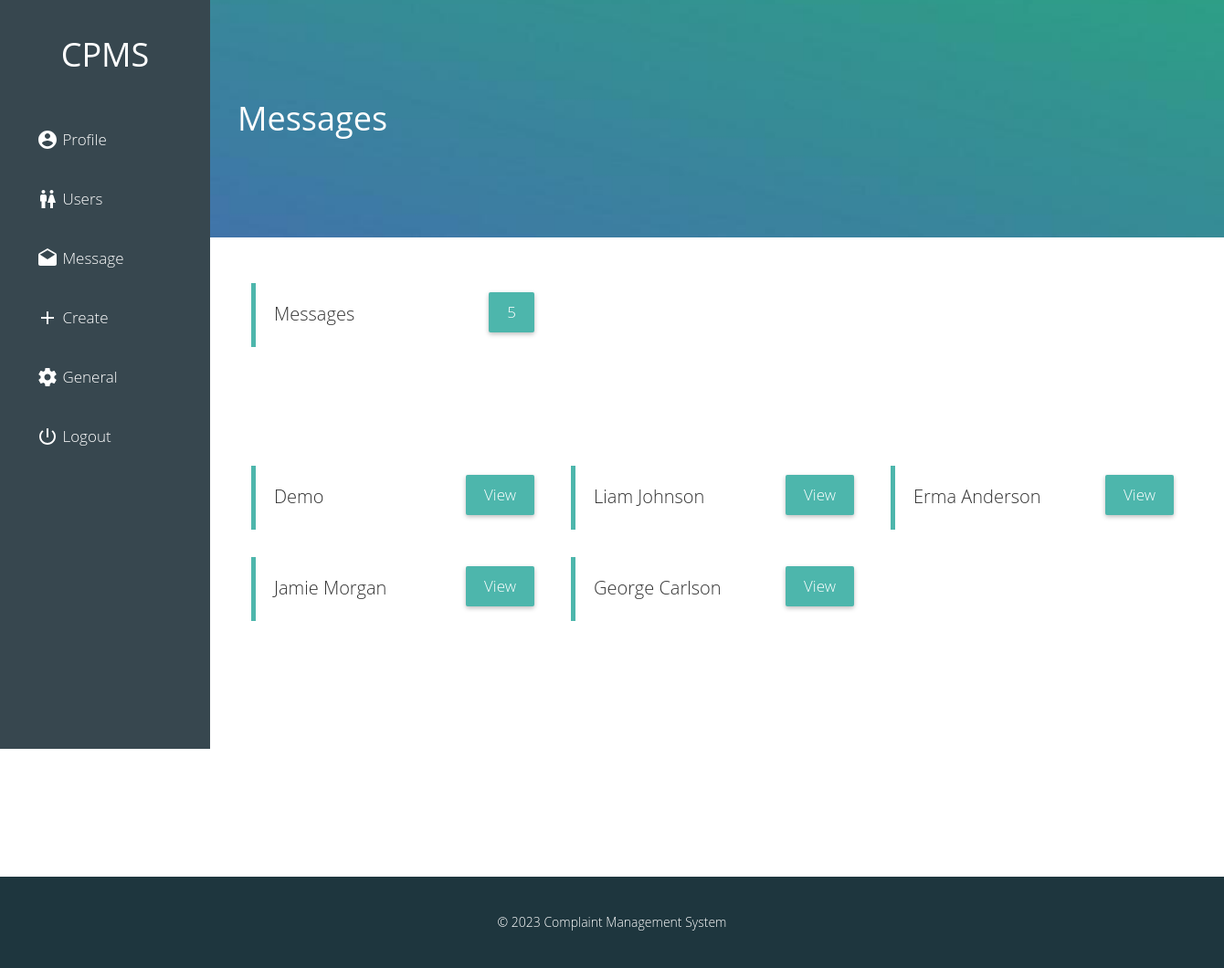
/admin/message.php (signed in), run on the app's committed database.
### tables this page shows
CREATE TABLE `cmp_log` (
  `id` int(11) NOT NULL,
  `user_id` int(3) NOT NULL,
  `name` varchar(50) NOT NULL,
  `username` varchar(50) NOT NULL,
  `email` varchar(80) NOT NULL,
  `phone no` varchar(10) NOT NULL,
  `subject` varchar(150) NOT NULL,
  `complain` varchar(300) NOT NULL,
  `ref_no` int(100) NOT NULL
);

### core/config.php (called while the page is built, shortened)
<?php
$web_name = "Complaint Management System";
?>

### admin/message.php (the view, shortened to what this page needs)
<?php
  require '../core/config.php';
 ?>
<!DOCTYPE html>
<html>
  <head>
    <link rel="stylesheet" href="../files/css/bootstrap.css">
    <link rel="stylesheet" href="../files/css/custom.css">
  </head>
  <body>
  <?php require 'nav.php'; ?>
  <div class="animated fadeIn">
  <div class="cover main">
    <h1>Messages</h1>
  </div>
    <div class="div">
        <div class="col-lg-12 ">
          <?php $result = mysql_query("SELECT * FROM `cmp_log`");
            $num_rows = mysql_num_rows($result);
            ?>
              <div class='admin-data'>
                Messages
                <span class='button view' href=''><?php echo "$num_rows";?></a>
              </div>
              <br><br><br><br>
              <br><br>
              <br>
              <br><br>
          <?php
            while($data=mysql_fetch_array($result)) {
            echo"<div class='admin-data'>";
            echo $data['name'];
            echo "<a class='button view' href='message-view.php?id=$data[id]'>View</a>";
            echo "</div>";
          }
          ?>
          <br><br><br><br><br><br><br><br><br><br><br><br>
        </div>
      </div>
  </div>
      <footer>
      <br><br>&copy <?php echo date("Y"); ?> <?php echo $web_name; ?>
      </footer>
  </body>
</html>

### files/css/custom.css (style rules this page uses)
body { font-family:"Gotham A", Gotham, "Gotham SSm A", "Gotham SSm B", "Gotham SSm", "Proxima Nova", "Open Sans", "Helvetica Neue", Helvetica, Arial, sans-serif; font-weight: lighter; }
a,a:hover,a:focus,a:visited { color:#4db6ac; text-decoration: none!important; outline: 0px!important; }
a:-webkit-any-link { text-decoration: none;!important }
.cover { width:100%; height: 260px; background: #4db6ac url('../img/admin.jpg'); background-position: center center; background-size: cover; position: relative; float: left; z-index: 999; color: #fff; }
.main { padding-top: 90px; padding-left: 260px; padding-right: 30px; color:#fff; }
.div { width:1100px; min-height: 700px;; padding-top: 20px; background: #fff; position: relative; float: left; left: 230px; }
.button { position: relative; top: 20px; padding: 15px 40px; color: #fff!important; border-radius: 2px; box-shadow: 0 2px 5px rgba(0,0,0,.26); font-size: 17px; }
.admin-data { width:320px; height:70px; border-left:5px solid #4db6ac; background: #fff; -webkit-transition: 0.3s; transition: 0.3s; position: relative; float: left; left: 30px; margin-right: 30px; margin-top: 30px; padding: 20px 10px 14px 20px; font-size: 20px; }
.view { background:#4db6ac; float: right; padding: 10px 20px; margin-top: -30px; }
footer { width: 100%; height: 100px; background: #1e363e; position: relative; float: left; text-align: center; color: #fff; }
.animated { animation-duration: 1s; animation-fill-mode: both; }
.fadeIn { animation-name: fadeIn; }

### data on the page
cmp_log: name "Demo"
cmp_log: name "Liam Johnson"
cmp_log: name "Erma Anderson"
cmp_log: name "Jamie Morgan"
cmp_log: name "George Carlson"

### other printed values
$num_rows "5"
$web_name "Complaint Management System"
